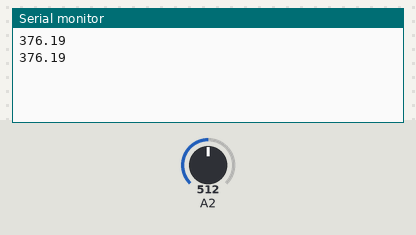
Bench run of a sketch on a simulated Arduino Uno, built with avr-gcc and run on an emulated ATmega328P. On the bench: the last lines printed to the serial monitor. The test bench sets the inputs (shaded band); at power-on: A2 = 512.

Above: at 1.8 s.
1.9 s: A2 set to 716
At 2.8 s:
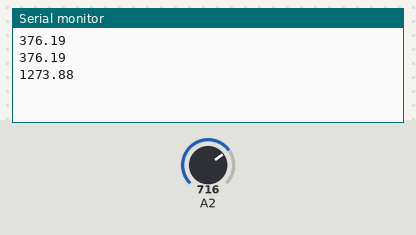
3.4 s: A2 set to 900
At 4.8 s:
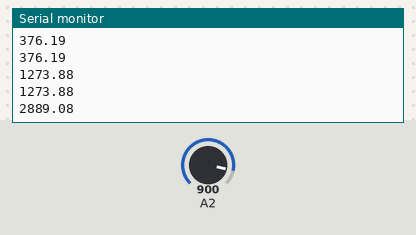
Timing chart, 0 to 6.4 s (numbered marks = the images above; inputs shaded):
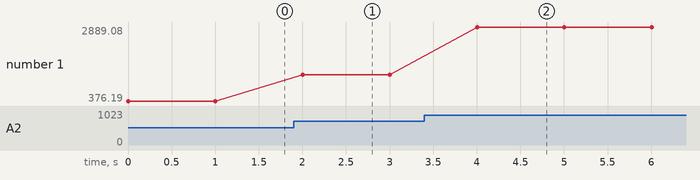

The sketch:

zadacha_05.pde
```cpp
void setup()
{
  Serial.begin(9600);
}

void loop()
{
  int t = analogRead(2);
  double temp = -17.02 + 0.70*t - 0.0034*t*t + 0.0000069*t*t*t;
  Serial.println(temp);
  delay(1000);
}
```

Measured:
- after the input at 1.9 s, the serial monitor: prints a new line after 0.10 s (image 1)
- after the input at 3.4 s, the serial monitor: prints a new line after 0.60 s (image 2)
- plotted number 1: 376.19 → 1273.88 after the input at 1.9 s, 1273.88 → 2889.08 after the input at 3.4 s
